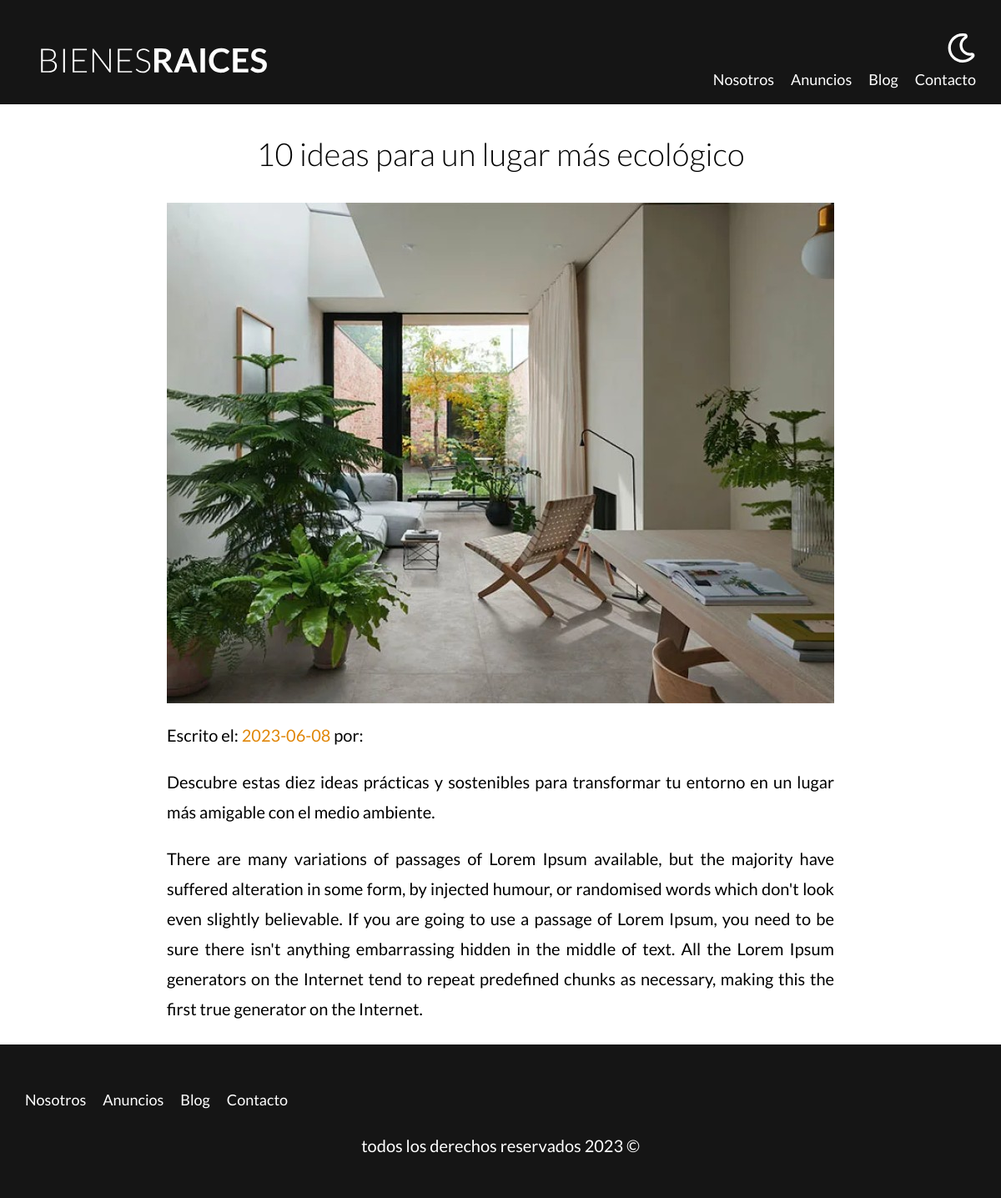
Page /article?id=23 on the earlier database version.
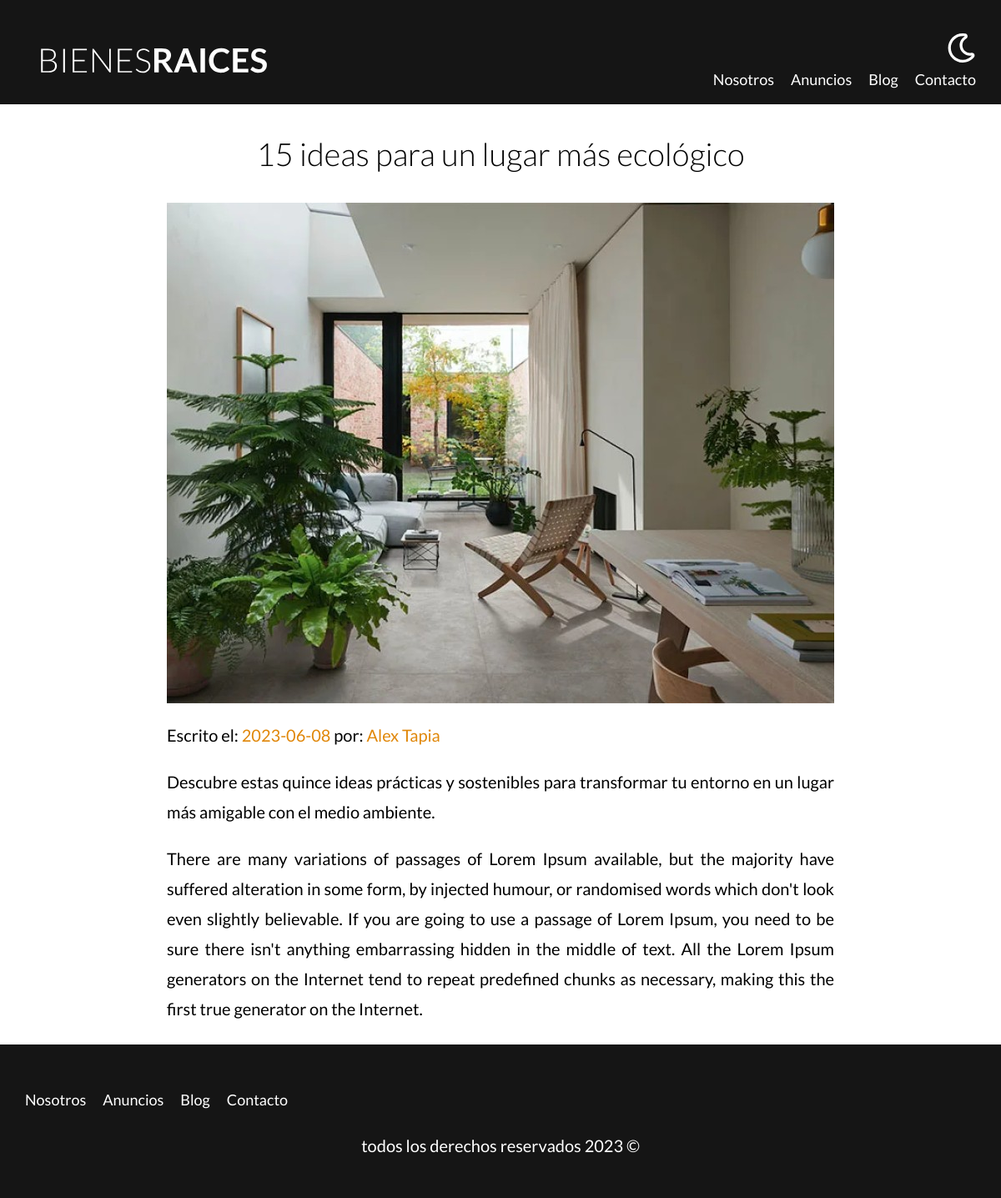
Same page on the later database version.
### tables this page shows
CREATE TABLE `blog` (
  `id` int NOT NULL AUTO_INCREMENT,
  `autor` int NOT NULL,
  `fecha` date DEFAULT NULL,
  `titulo` varchar(80) DEFAULT NULL,
  `descripcion` longtext,
  `contenido` longtext,
  `imagen` varchar(200) DEFAULT NULL,
  PRIMARY KEY (`id`),
  KEY `fk_blog_usuarios_idx` (`autor`) USING BTREE,
  CONSTRAINT `blog_ibfk_1` FOREIGN KEY (`autor`) REFERENCES `usuarios` (`id`)
);

CREATE TABLE `usuarios` (
  `id` int NOT NULL AUTO_INCREMENT,
  `nombre` varchar(45) DEFAULT NULL,
  `apellido` varchar(45) DEFAULT NULL,
  `email` varchar(50) DEFAULT NULL,
  `password` char(60) DEFAULT NULL,
  PRIMARY KEY (`id`)
);

### controllers/PageController.php (called while the page is built, shortened)
<?php
class PageController {
    public static function article(Router $router) {
        $id = validateOrRedirect('/blog');
        $article = Article::find($id);
        $sellers = Admin::all();
        $router->view('pages/article', [
            'article' => $article,
            'sellers' => $sellers
        ]);
    }
}

### public/index.php (called while the page is built, shortened)
<?php
$router = new Router();
$router->get('/admin', [PropertyController::class, 'index']);
$router->get('/properties/create', [PropertyController::class, 'create']);
$router->post('/properties/create', [PropertyController::class, 'create']);
$router->get('/properties/update', [PropertyController::class, 'update']);
$router->post('/properties/update', [PropertyController::class, 'update']);
$router->post('/properties/delete', [PropertyController::class, 'delete']);
$router->get('/sellers/create', [SellerController::class, 'create']);
$router->post('/sellers/create', [SellerController::class, 'create']);
$router->get('/sellers/update', [SellerController::class, 'update']);
$router->post('/sellers/update', [SellerController::class, 'update']);
$router->post('/sellers/delete', [SellerController::class, 'delete']);
$router->get('/blog/create', [ArticleController::class, 'create']);
$router->post('/blog/create', [ArticleController::class, 'create']);
$router->get('/blog/update', [ArticleController::class, 'update']);
$router->post('/blog/update', [ArticleController::class, 'update']);
$router->post('/blog/delete', [ArticleController::class, 'delete']);
$router->get('/', [PageController::class, 'index']);
$router->get('/about-us', [PageController::class, 'about_us']);
$router->get('/properties', [PageController::class, 'properties']);
$router->get('/property', [PageController::class, 'property']);
$router->get('/blog', [PageController::class, 'blog']);
$router->get('/article', [PageController::class, 'article']);
$router->get('/contact', [PageController::class, 'contact']);
$router->post('/contact', [PageController::class, 'contact']);
$router->get('/login', [LoginController::class, 'login']);
$router->post('/login', [LoginController::class, 'login']);
$router->get('/logout', [LoginController::class, 'logout']);
$router->post('/logout', [LoginController::class, 'logout']);
$router->checkRoutes();

### includes/functions.php (called while the page is built, shortened)
<?php
function validateOrRedirect($url) {
    $propertyID = $_GET['id'];
    $propertyID = filter_var($propertyID, FILTER_VALIDATE_INT);
    return $propertyID;
}

### models/ActiveRecord.php (called while the page is built, shortened)
<?php
class ActiveRecord {
    protected static $db;
    protected static $table = '';
    public static function setDB($db) {
        self::$db = $db;
    }
    public static function all() {
        $query = "SELECT * FROM ".static::$table;
        $result = self::SQLQuery($query);
        return $result;
    }
    public static function find($propertyID) {
        $query = "SELECT * FROM ".static::$table." WHERE id = {$propertyID}";
        $result = self::SQLQuery($query);
        return array_shift($result);
    }
    public static function SQLQuery($query) {
        $result = self::$db->query($query);
        $array = [];
        while ($record = $result->fetch_assoc()) {
            $array[] = static::createObject($record);
        }
        return $array;
    }
    protected static function createObject($record) {
        $object = new static;
        foreach ($record as $key => $value) {
            $propertyName = static::getPropertyForColumn($key);
            if (property_exists($object, $propertyName)) {
                $object->$propertyName = $value;
            }
        }
        return $object;
    }
}

### models/Article.php (called while the page is built, shortened)
<?php
class Article extends ActiveRecord {
    protected static function getPropertyForColumn($column) {
        switch ($column) {
            case 'id':
                return 'id';
            case 'autor':
                return 'author';
            case 'fecha':
                return 'date';
            case 'titulo':
                return 'title';
            case 'descripcion':
                return 'description';
            case 'contenido':
                return 'content';
            case 'imagen':
                return 'image';
        }
    }
}

### models/Admin.php (called while the page is built, shortened)
<?php
class Admin extends ActiveRecord {
    protected static function getPropertyForColumn($column) {
        switch ($column) {
            case 'id':
                return 'id';
            case 'nombre':
                return 'name';
            case 'apellido':
                return 'surname';
            case 'email':
                return 'email';
            case 'password':
                return 'password';
        }
    }
}

### views/pages/article.php (the view)
<main class="container section content-center">
    <h1><?php echo $article->title?></h1>
    <img loading="lazy" src="/img/<?php echo $article->image?>" alt="article image">
    <p class="meta-info">Escrito el: <span><?php echo $article->date ?></span> por:
    <span>
        <?php foreach($sellers as $seller): ?>
            <?php if($seller->id == $article->author): ?>
                <?php echo $seller->name." ".$seller->surname; ?>
            <?php endif; ?>
        <?php endforeach; ?>
    </span></p>
    <div class="property-summary">
        <p><?php echo $article->description?></p>
        <p><?php echo $article->content?></p>
    </div>
</main>

Differences in the rows shown:
changed blog: titulo "10 ideas para un lugar más ecológico" → "15 ideas para un lugar más ecológico"; descripcion "Descubre estas diez ideas prácticas y sostenibles para transformar tu entorno en un lugar más amigable con el medio ambiente." → "Descubre estas quince ideas prácticas y sostenibles para transformar tu entorno en un lugar más amigable con el medio ambiente."
added usuarios: nombre "Alex", apellido "Tapia"
